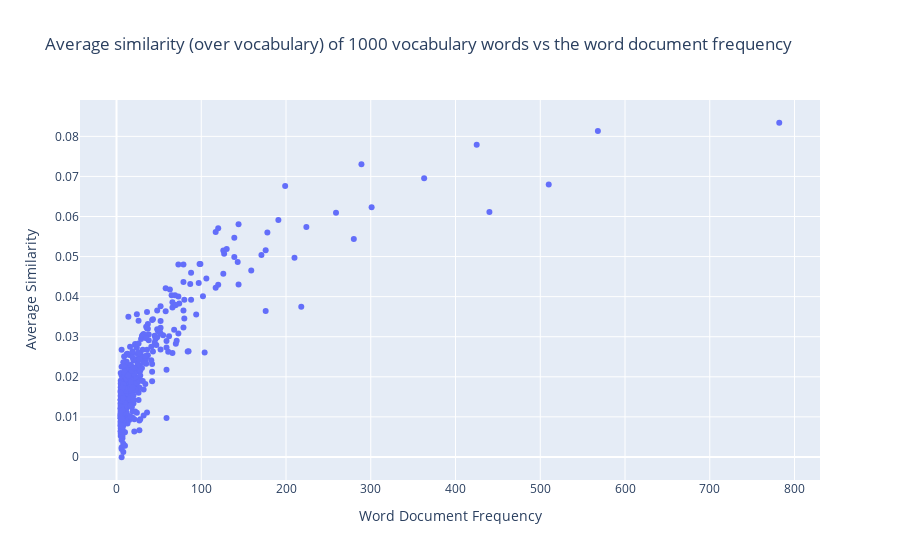

Source (notebook cell):
### Code cell
# scatter plot using plotly express
fig = px.scatter(df_avg_similarities, x='Word Document Frequency', y='Average Similarity', title=f"Average similarity (over vocabulary) of 1000 vocabulary words vs the word document frequency", labels={'x': 'Word document frequency', 'y': 'Average similarity to all other learned embeddings'}, hover_data=['Word'])
fig.show()

### Figure 1 — Plotly figure (JSON) as saved in the notebook; plotly's stock layout.template omitted (floating-point values rounded to 4 significant figures; data arrays with more than 128 entries replaced by an {"elided": "..."} marker saying what was removed)
{"data": [{"customdata": {"elided": "500x1 str values"}, "hovertemplate": "Word Document Frequency=%{x}<br>Average Similarity=%{y}<br>Word=%{customdata[0]}<extra></extra>", "legendgroup": "", "marker": {"color": "#636efa", "symbol": "circle"}, "mode": "markers", "name": "", "orientation": "v", "showlegend": false, "type": "scatter", "x": {"elided": "500 int values"}, "xaxis": "x", "y": {"elided": "500 float values"}, "yaxis": "y"}], "layout": {"legend": {"tracegroupgap": 0}, "title": {"text": "Average similarity (over vocabulary) of 1000 vocabulary words vs the word document frequency"}, "xaxis": {"anchor": "y", "domain": [0, 1], "title": {"text": "Word Document Frequency"}}, "yaxis": {"anchor": "x", "domain": [0, 1], "title": {"text": "Average Similarity"}}}}
